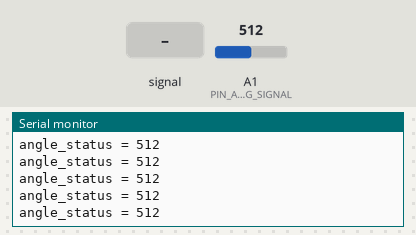
This sketch was run on a simulated Arduino Uno, built with avr-gcc and run on an emulated ATmega328P. Parts: the last lines printed to the serial monitor. The test bench sets the inputs (shaded band); at power-on: A1 (PIN_ANALOG_SIGNAL) = 512.

Above: at 1.2 s.
1.3 s: A1 (PIN_ANALOG_SIGNAL) fed a 200 Hz sine of ±81 counts around its level
At 1.33 s:
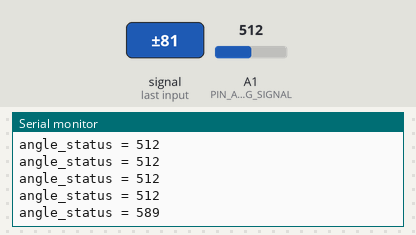
2.8 s: A1 (PIN_ANALOG_SIGNAL) fed a 200 Hz sine of ±460 counts around its level
At 2.84 s:
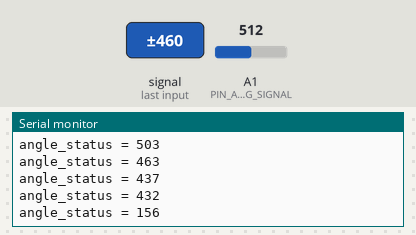
5.8 s: A1 (PIN_ANALOG_SIGNAL) set to 716
At 5.81 s:
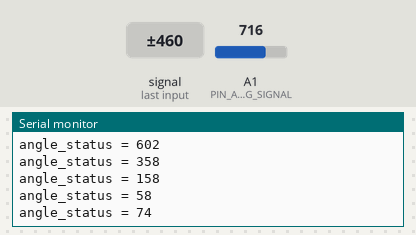
7.3 s: A1 (PIN_ANALOG_SIGNAL) set to 900
At 7.33 s:
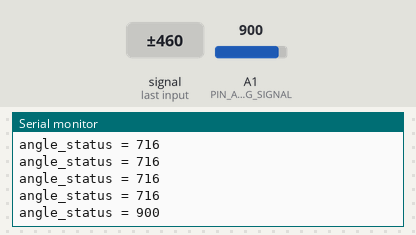
Timing chart, 0 to 10.3 s (numbered marks = the images above; inputs shaded):
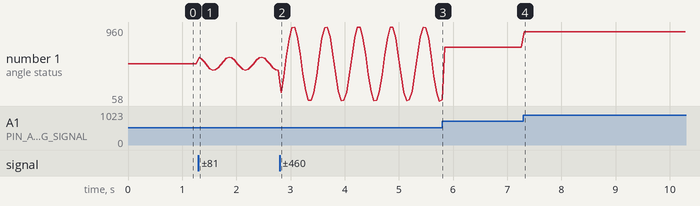

Measured:
- after the input at 1.3 s, the serial monitor: prints a new line at once (image 1)
- after the input at 2.8 s, the serial monitor: prints a new line at once (image 2)
- after the input at 7.3 s, the serial monitor: prints a new line at once (image 4)
- plotted number 1: 512 → 432 after the input at 1.3 s, 432 → 74 after the input at 2.8 s, 716 → 900 after the input at 7.3 s

The sketch:

U005.ino
```cpp
// Dreh-Potentiometer
// - https://docs.m5stack.com/en/unit/angle

// GROVE PORT (UNIVERSAL):
// 1 GPIO1, TWI(SCL), UART(RX)
// 2 GPIO2, TWI(SDA), UART(TX)
// 3 +5V
// 4 GND

//-------------------------------------------------------------------
const int PIN_ANALOG_SIGNAL = 1;

//-------------------------------------------------------------------
void setup(void)
{
  Serial.begin(115200);

  pinMode(PIN_ANALOG_SIGNAL, INPUT);
}

//-------------------------------------------------------------------
void loop(void)
{
  int angle_status = analogRead(PIN_ANALOG_SIGNAL);

  Serial.print("angle_status = ");
  Serial.println(angle_status);

  delay(50);
}
```
